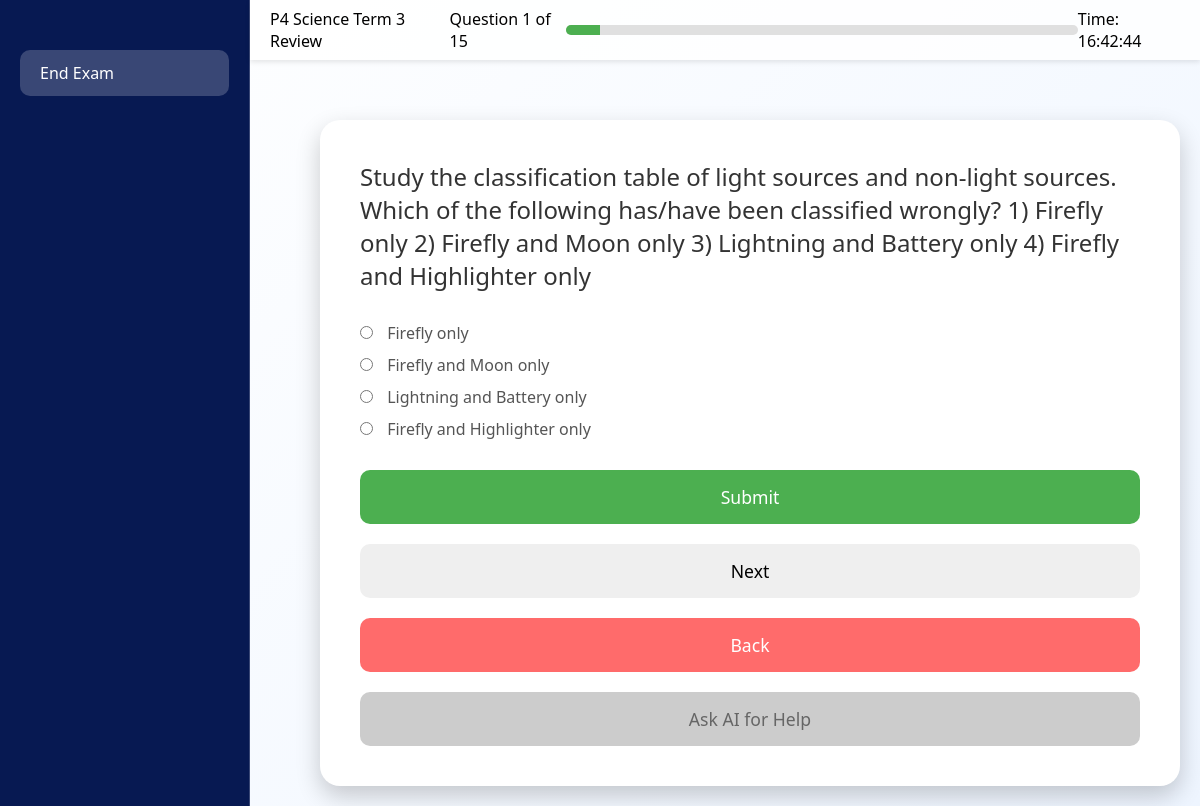
Page /exam/16/1 (signed in) on the earlier database version.
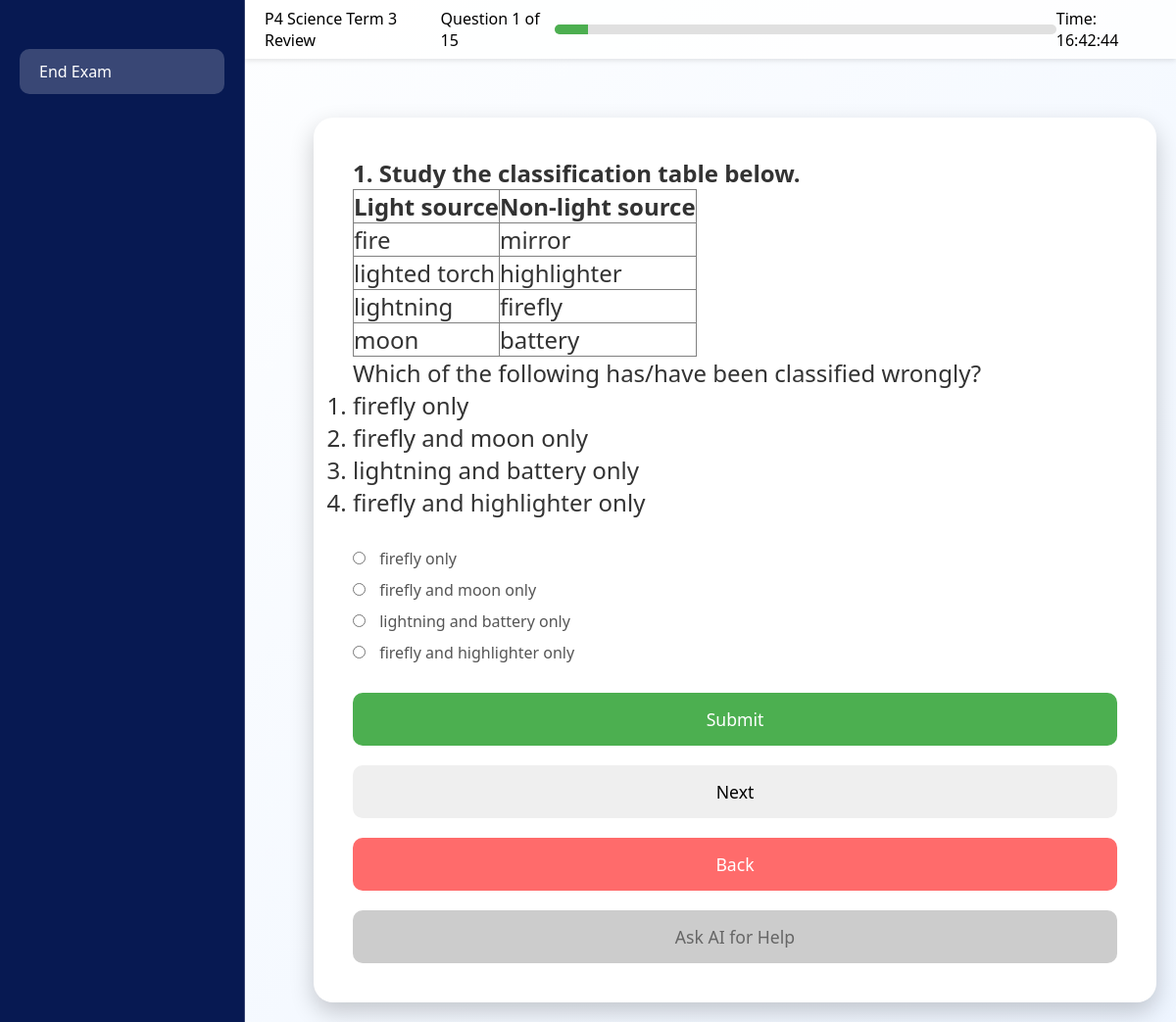
Same page on the later database version.
### app.py (models this page shows)
class Exam(db.Model):
    __tablename__ = 'exam'
    id = db.Column(db.Integer, primary_key=True)
    title = db.Column(db.String(100), nullable=False)
    questions = db.relationship('Question', backref='exam', lazy=True)

class Question(db.Model):
    id = db.Column(db.Integer, primary_key=True)
    exam_id = db.Column(db.Integer, db.ForeignKey('exam.id'), nullable=False)
    question_text = db.Column(db.String(500), nullable=False)
    option_a = db.Column(db.String(100), nullable=True)  # For single/multiple-choice questions
    option_b = db.Column(db.String(100), nullable=True)
    option_c = db.Column(db.String(100), nullable=True)
    option_d = db.Column(db.String(100), nullable=True)
    correct_option = db.Column(db.String(1), nullable=True)  # For single-choice questions
    correct_options = db.Column(db.String(100), nullable=True)  # Comma-separated correct answers for multiple-choice or fill-in-the-blank
    blanks = db.Column(db.Integer, nullable=True)  # Number of blanks for fill-in-the-blank questions
    question_type = db.Column(db.String(20), nullable=False, default="single")  # 'single', 'multiple', 'fill_in_the_blank'

### app.py (the view, shortened to what this page needs)
@app.route("/exam/<int:exam_id>/<int:question_number>", methods=['GET', 'POST'])
@login_required
def exam(exam_id, question_number):
    exam = Exam.query.get_or_404(exam_id)
    questions = Question.query.filter_by(exam_id=exam_id).all()
    question = questions[question_number - 1]
    return render_template(
        'exam_question.html',
        exam=exam,
        question=question,
        question_number=question_number,
        total_questions=len(questions)
    )
    return render_template('exam_question.html', exam=exam, question=question, question_number=question_number, total_questions=len(questions))

### app.py (called while the page is built)
@login_manager.user_loader
def load_user(user_id):
    return User.query.get(int(user_id))

### templates/exam_question.html (shortened to what this page needs)
<!DOCTYPE html>
<html lang="en">
<head>
    <link href="https://cdnjs.cloudflare.com/ajax/libs/animate.css/4.1.1/animate.min.css" rel="stylesheet">
</head>
<body>
    <div class="sidebar">
        <a href="{{ url_for('papers') }}">End Exam</a>
    </div>
    <div class="top-bar">
        <div>{{ exam.title }}</div>
        <div>Question {{ question_number }} of {{ total_questions }}</div>
        <div class="progress-bar">
            <div class="progress-bar-fill"></div>
        </div>
        <div id="current-time"></div>
    </div>
<div class="question-container">
    <div class="question-box">
        <div class="question-text" id="question-text">{{ question.question_text | safe }}</div>
        <form id="form" method="POST" action="{{ url_for('exam', exam_id=exam.id, question_number=question_number) }}" class="answer-options">
            {% if question.question_type == 'textbox' %}
                <textarea
                    class="textbox-answer"
                    name="textbox_answer"
                    id="textbox_answer"
                    placeholder="Type your answer here..."
                    required
                ></textarea>
            {% elif question.question_type == 'fill_in_the_blank' %}
                {% for i in range(1, question.blanks + 1) %}
                    <label for="blank{{ i }}">Answer {{ i }}:</label>
                    <input type="text" name="blank{{ i }}" id="blank{{ i }}" required>
                {% endfor %}
            {% else %}
                {% if question.option_a %}
                    <label>
                        <input type="radio" name="answer" value="option_a" required> {{ question.option_a }}
                    </label>
                {% endif %}
                {% if question.option_b %}
                    <label>
                        <input type="radio" name="answer" value="option_b"> {{ question.option_b }}
                    </label>
                {% endif %}
                {% if question.option_c %}
                    <label>
                        <input type="radio" name="answer" value="option_c"> {{ question.option_c }}
                    </label>
                {% endif %}
                {% if question.option_d %}
                    <label>
                        <input type="radio" name="answer" value="option_d"> {{ question.option_d }}
                    </label>
                {% endif %}
            {% endif %}
            <button type="button" class="submit-button" id="sb-button" onclick="checkAnswer()">Submit</button>
            <button type="button" class="next-button" id="next" onclick="submitAnswer()">Next</button>
            <button type="button" class="back-button" onclick="goBack()">Back</button>
        </form>
        <button class="ai-button" onclick="getAIResponse()" id="ai-button" disabled>Ask AI for Help</button>
    </div>
</div>
</body>
</html>

Differences in the rows shown:
changed Question: question_text "Study the classification table of light sources and non-light sources. Which of the following has/have been classified wrongly? 1) Firefly only 2) Firefly and Moon only 3) Lightning and Battery only 4) Firefly and Highlighter only" → "1. Study the classification table below. Light source Non-light source fire mirror lighted torch highlighter lightning firefly moon battery Which of the following has/have been classified wrongly? firefly only firefly and moon only lightning and battery only firefly and highlighter only"; option_a "Firefly only" → "firefly only"; option_b "Firefly and Moon only" → "firefly and moon only"; option_c "Lightning and Battery only" → "lightning and battery only"; option_d "Firefly and Highlighter only" → "firefly and highlighter only"
Other differences:
form field answer: "☐ Firefly only" → "☐ firefly only"
form field answer: "☐ Firefly and Moon only" → "☐ firefly and moon only"
form field answer: "☐ Lightning and Battery only" → "☐ lightning and battery only"
form field answer: "☐ Firefly and Highlighter only" → "☐ firefly and highlighter only"
